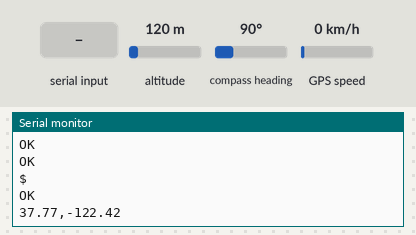
Bench run of a sketch on a simulated ESP32. Parts: the last lines printed to the serial monitor. Inputs (shaded band) come from the test bench; at power-on: altitude 120 m, compass heading 90°, GPS speed 0 km/h. The GPS gets a fix after 3 s at 37.7749, -122.4194 with 8 satellites; the modem accepts every AT command (registered, SIM ready, sends succeed) and sends nothing else.

Above: at 3.6 s.
3.7 s: "1" received over the second serial link
At 4.6 s:
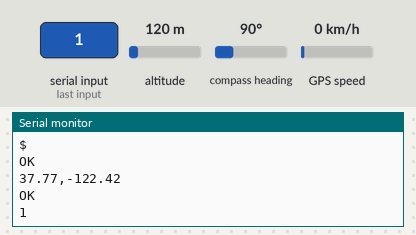
5.4 s: "0" received over the second serial link
At 8.3 s:
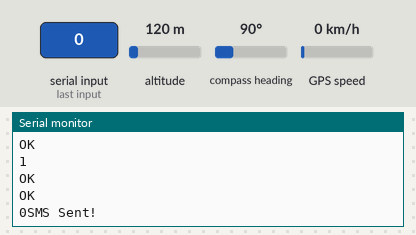

Measured:
- after the input at 3.7 s, the serial monitor: prints a new line after 0.21 s (image 1)
- after the input at 5.4 s, the serial monitor: prints a new line after 0.11 s (image 2)

The sketch:

GPS_TRacking_System1.0.ino
```cpp
// #include <SoftwareSerial.h>
#include <TinyGPS++.h>

String Latitude="0.0";
String Longitude="0.0";

TinyGPSPlus gps;

// SoftwareSerial gpsSerial(3,2); // RXpin, TXpin(for GPS module)
// SoftwareSerial gsmSerial(5,4); // RXpin, TXpin(for GPS module)
HardwareSerial GSM(1); // RXpin, TXpin(for GSM module)
HardwareSerial gpsSerial(2); // RXpin, TXpin(for GPS module)

void setup() {
  Serial.begin(9600);
  // gpsSerial.begin(9600);
  // gsmSerial.begin(9600);
  GSM.begin(9600, SERIAL_8N1, 26, 25); // Serial1 on pins 16 and 17
  gpsSerial.begin(9600, SERIAL_8N1, 16, 17);   // Serial2 on pins 4 and 5
  // Initialize GSM module
  sendCommand("AT");
  delay(300);                // Check if module is responding
  sendCommand("AT+CMGF=1");         // Set SMS mode to Text
  delay(300);                // Check if module is responding
  sendCommand("AT+CSCS=\"GSM\"");
  delay(300);                // Check if module is responding
}

void loop() {
  // Latitude="0.0";
  // Longitude="0.0";
  // Read GPS data
 while (gpsSerial.available() > 0){
    gps.encode(gpsSerial.read());
    if (gps.location.isUpdated()){
      Latitude=gps.location.lat();
      Longitude=gps.location.lng();
      Serial.println(Latitude +","+ Longitude);
      String smsMessage = "Live Location: https://maps.google.com/maps?q="+Latitude+","+Longitude +"";
      SOS("+917439928541", smsMessage); // Change to your number

      delay(60000); // Send every 1 minute
      break;
    }
  }
    // Formulate SMS message

    // Send SMS through GSM module
}
void SOS(String number, String message){
  sendCommand("AT");
  delay(300);               // Check if module is responding
  sendCommand("AT+CMGF=1");         // Set SMS mode to Text
  delay(300);               // Check if module is responding
  sendCommand("AT+CSCS=\"GSM\"");   // Set character set to GSM
  delay(300);               // Check if module is responding
  sendSMS(number.c_str(),message.c_str());
}
void sendCommand(const String& cmd) {
  GSM.println(cmd);
  delay(500);

  while (GSM.available()) {
    Serial.write(GSM.read());
  }
}
void sendSMS(const char* number, const char *message) {
  GSM.print("AT+CMGS=\"");
  GSM.print(number);
  GSM.println("\"");
  delay(1000);
  GSM.print(message);
  GSM.write(26); // Ctrl+Z to send SMS
  delay(1000);      // Wait for SMS to be sent

  Serial.println("SMS Sent!");
}
```
